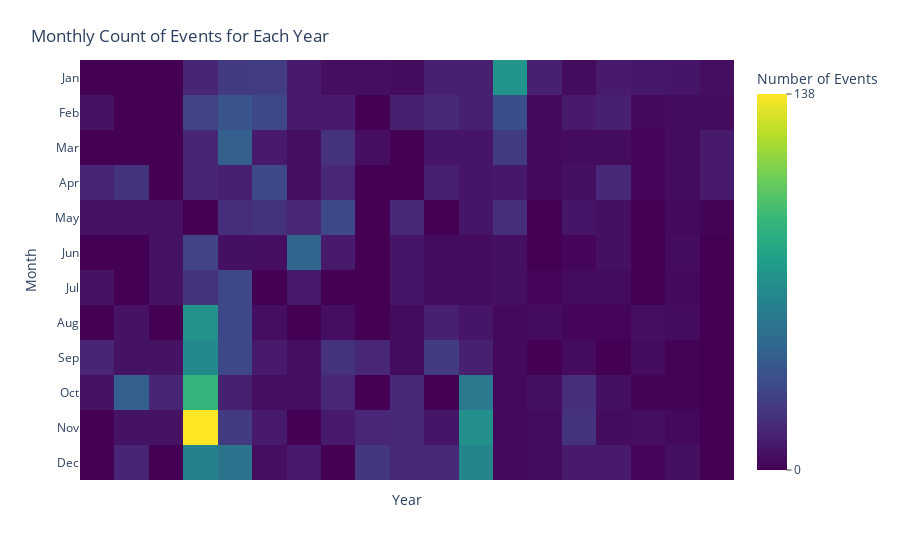

Notebook cell for this chart:
### Markdown cell above
#### Heatmap Monthly Counts for Each Year - Plotly

### Code cell
# Count the number of events per month and year
monthly_counts = df_rabies_raw.groupby(['Year', 'Month']).size().reset_index(name='Counts')

# Create a Pivot Table
monthly_counts_pivot = monthly_counts.pivot(index='Month', columns='Year', values='Counts').fillna(0)

# Convert the pivot table back to long format for Plotly
monthly_counts_long = monthly_counts_pivot.reset_index().melt(id_vars='Month', var_name='Year', value_name='Counts')

# Define month names for better readability
month_names = ['Jan', 'Feb', 'Mar', 'Apr', 'May', 'Jun', 'Jul', 'Aug', 'Sep', 'Oct', 'Nov', 'Dec']
monthly_counts_long['Month'] = monthly_counts_long['Month'].apply(lambda x: month_names[x-1])

# Create the heatmap with a lighter color palette
fig = px.imshow(monthly_counts_pivot.values, 
                labels=dict(x="Year", y="Month", color="Counts"), 
                x=monthly_counts_pivot.columns, 
                y=month_names, 
                color_continuous_scale='viridis')

# Update the layout for better readability and interactivity
fig.update_layout(
    title={
        'text': 'Monthly Count of Events for Each Year',
        'x': 0.2,
        'xanchor': 'center',
        'yanchor': 'top'
    },
    xaxis_title='Year',
    yaxis_title='Month',
    coloraxis_colorbar=dict(
        title="Number of Events",
        tickvals=[0, monthly_counts_pivot.values.max()],
        ticktext=['0', str(int(monthly_counts_pivot.values.max()))],
        ticks="outside"
    ),
    plot_bgcolor='white',  # Set background color to white
    xaxis=dict(showgrid=True, gridcolor='lightgrey'),  # Add grid lines for x-axis
    yaxis=dict(showgrid=True, gridcolor='lightgrey')   # Add grid lines for y-axis
)

# Update the layout for better aesthetics
fig.update_xaxes(tickangle=-45)
fig.update_layout(
    xaxis=dict(
        tickmode='array',
        tickvals=list(range(len(monthly_counts_pivot.columns))),
        ticktext=[str(year) for year in monthly_counts_pivot.columns]
    ),
    yaxis=dict(
        tickmode='array',
        tickvals=list(range(12)),
        ticktext=month_names
    )
)

# Save the interactive plot to an HTML file
html_content = fig.to_html(include_plotlyjs='cdn', full_html=False)
minified_html = htmlmin.minify(html_content, remove_comments=True, reduce_empty_attributes=True)

with open("public/plots/interactive_rabies_events_by_month_and_year.html", "w") as f:
    f.write(minified_html)

print("Interactive plot saved as HTML file.")

# Show the interactive plot
fig.show()

### Figure 1 — Plotly figure (JSON) as saved in the notebook; plotly's stock layout.template omitted (floating-point values rounded to 4 significant figures; data arrays with more than 128 entries replaced by an {"elided": "..."} marker saying what was removed)
{"data": [{"coloraxis": "coloraxis", "hovertemplate": "Year: %{x}<br>Month: %{y}<br>Counts: %{z}<extra></extra>", "name": "0", "type": "heatmap", "x": [2006, 2007, 2008, 2009, 2010, 2011, 2012, 2013, 2014, 2015, 2016, 2017, 2018, 2019, 2020, 2021, 2022, 2023, 2024], "xaxis": "x", "y": ["Jan", "Feb", "Mar", "Apr", "May", "Jun", "Jul", "Aug", "Sep", "Oct", "Nov", "Dec"], "yaxis": "y", "z": {"elided": "12x19 int values"}}], "layout": {"coloraxis": {"colorbar": {"ticks": "outside", "ticktext": ["0", "138"], "tickvals": [0, 138], "title": {"text": "Number of Events"}}, "colorscale": [[0, "#440154"], [0.1111, "#482878"], [0.2222, "#3e4989"], [0.3333, "#31688e"], [0.4444, "#26828e"], [0.5556, "#1f9e89"], [0.6667, "#35b779"], [0.7778, "#6ece58"], [0.8889, "#b5de2b"], [1, "#fde725"]]}, "margin": {"t": 60}, "plot_bgcolor": "white", "title": {"text": "Monthly Count of Events for Each Year", "x": 0.2, "xanchor": "center", "yanchor": "top"}, "xaxis": {"anchor": "y", "constrain": "domain", "domain": [0, 1], "gridcolor": "lightgrey", "scaleanchor": "y", "showgrid": true, "tickangle": -45, "tickmode": "array", "ticktext": ["2006", "2007", "2008", "2009", "2010", "2011", "2012", "2013", "2014", "2015", "2016", "2017", "2018", "2019", "2020", "2021", "2022", "2023", "2024"], "tickvals": [0, 1, 2, 3, 4, 5, 6, 7, 8, 9, 10, 11, 12, 13, 14, 15, 16, 17, 18], "title": {"text": "Year"}}, "yaxis": {"anchor": "x", "autorange": "reversed", "constrain": "domain", "domain": [0, 1], "gridcolor": "lightgrey", "showgrid": true, "tickmode": "array", "ticktext": ["Jan", "Feb", "Mar", "Apr", "May", "Jun", "Jul", "Aug", "Sep", "Oct", "Nov", "Dec"], "tickvals": [0, 1, 2, 3, 4, 5, 6, 7, 8, 9, 10, 11], "title": {"text": "Month"}}}}
